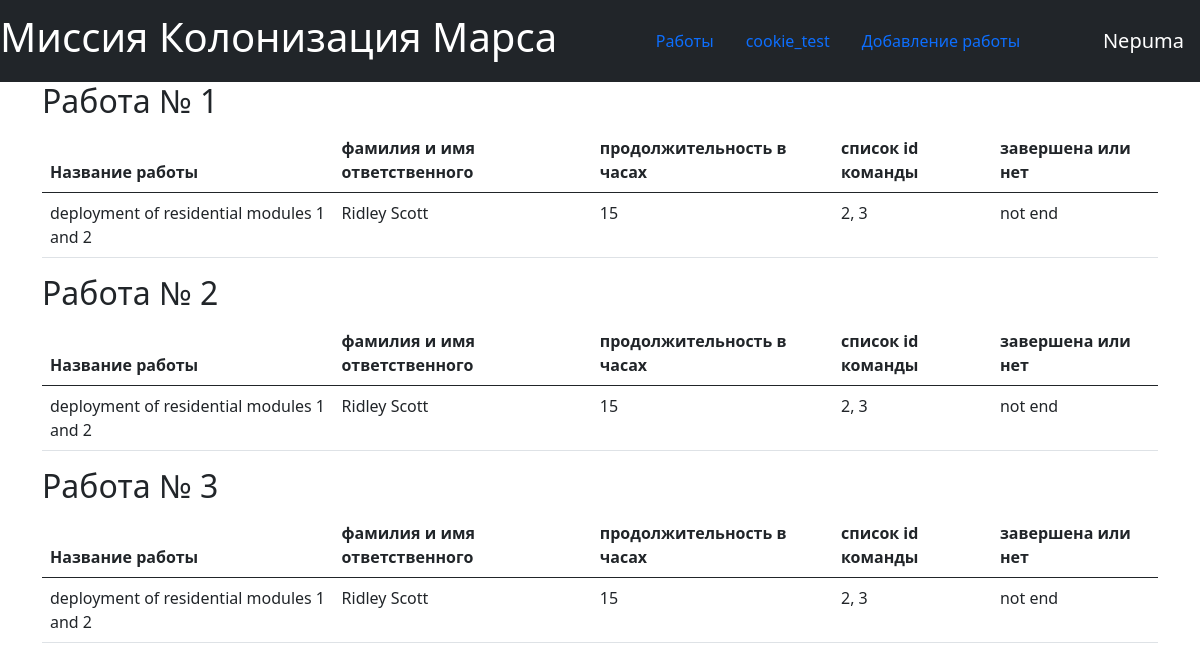
Before: / (signed in) with the older database file.
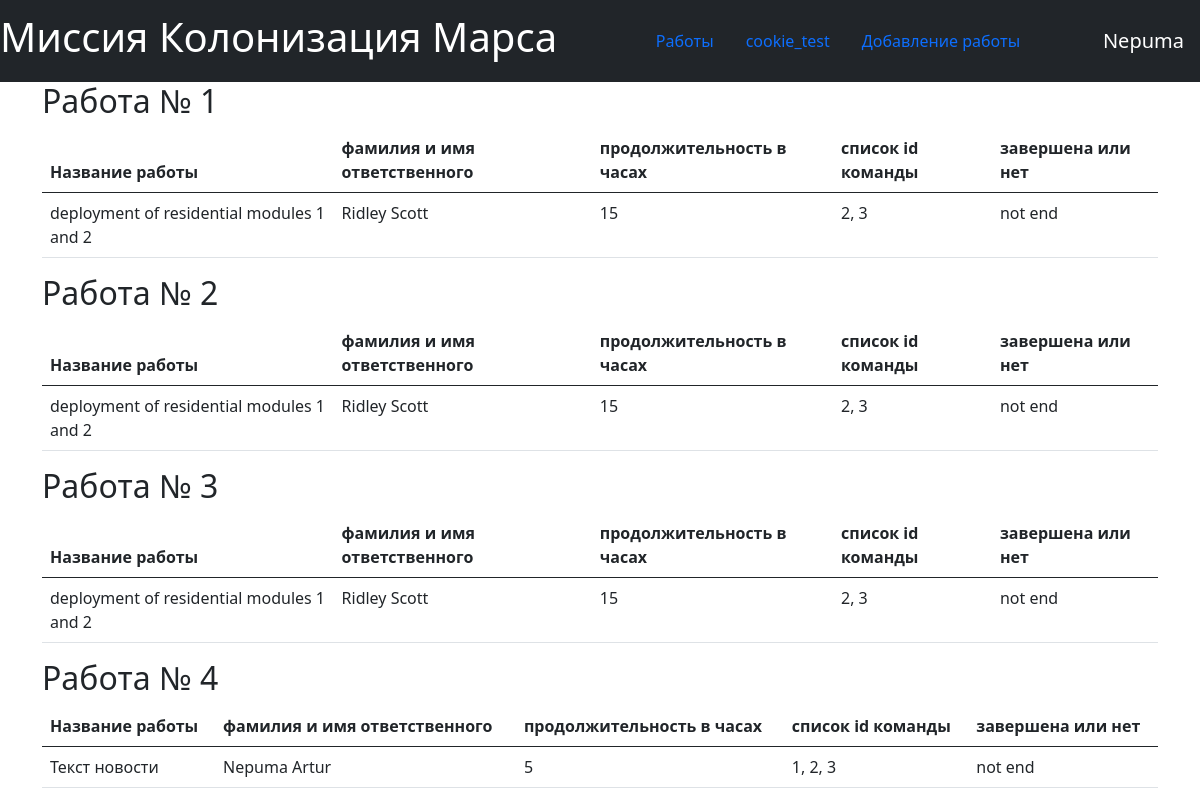
After: the same page with the newer database file.
### data/users.py (models this page shows, shortened)
class User(SqlAlchemyBase, UserMixin, SerializerMixin):
    __tablename__ = 'users'
    id = sqlalchemy.Column(sqlalchemy.Integer,
                           primary_key=True, autoincrement=True)
    surname = sqlalchemy.Column(sqlalchemy.String, nullable=True)
    age = sqlalchemy.Column(sqlalchemy.Integer, nullable=True)
    name = sqlalchemy.Column(sqlalchemy.String, nullable=True)
    position = sqlalchemy.Column(sqlalchemy.String, nullable=True)
    speciality = sqlalchemy.Column(sqlalchemy.String, nullable=True)
    address = sqlalchemy.Column(sqlalchemy.String, nullable=True)
    email = sqlalchemy.Column(sqlalchemy.String,
                              index=True, unique=True, nullable=True)
    hashed_password = sqlalchemy.Column(sqlalchemy.String, nullable=True)
    modified_date = sqlalchemy.Column(sqlalchemy.DateTime, default=datetime.datetime.now)
    jobs = orm.relationship("Jobs", back_populates='user')

### data/jobs.py (models this page shows, shortened)
class Jobs(SqlAlchemyBase, SerializerMixin):
    __tablename__ = 'jobs'
    id = sqlalchemy.Column(sqlalchemy.Integer,primary_key=True, autoincrement=True)
    team_leader = sqlalchemy.Column(sqlalchemy.Integer, sqlalchemy.ForeignKey("users.id"))
    job = sqlalchemy.Column(sqlalchemy.String, nullable=True)
    work_size = sqlalchemy.Column(sqlalchemy.Integer, nullable=True)
    collaborators = sqlalchemy.Column(sqlalchemy.String, nullable=True)
    start_date = sqlalchemy.Column(sqlalchemy.DateTime)
    end_date = sqlalchemy.Column(sqlalchemy.DateTime)
    is_finished = sqlalchemy.Column(sqlalchemy.Boolean, nullable=True)
    user = orm.relationship('User')

### main.py (the view)
@app.route('/')
def table_works():
    if flask_login.current_user.is_authenticated:
        db_session.global_init("db/mars_explorer.db")
        db_sess = db_session.create_session()
        jobs = db_sess.query(Jobs).all()
        return render_template("works.html", jobs=jobs)
    else:
        return redirect("/login")

### data/db_session.py (called while the page is built, shortened)
def global_init(db_file):
    global __factory
    if __factory:
        return

def create_session() -> Session:
    global __factory
    return __factory()

### main.py (called while the page is built)
@login_manager.user_loader
def load_user(user_id):
    db_sess = db_session.create_session()
    return db_sess.get(User, user_id)

### templates/works.html
{% extends "base.html" %}
{% block content %}
{% if current_user.is_authenticated %}
{% for item in jobs%}
<h2> Работа № {{loop.index}}  </h2>
<table class="table">
  <thead>
    <tr>
      <th scope="col">Название работы</th>
      <th scope="col">фамилия и имя ответственного</th>
      <th scope="col">продолжительность в часах</th>
      <th scope="col">список id команды</th>
      <th scope="col">завершена или нет</th>
    </tr>
  </thead>
  <tbody>
    <tr>
      <td>{{ item.job }}</td>
      <td>{{ item.user.name }} {{ item.user.surname }}</td>
      <td>{{ item.work_size }}</td>
      <td>{{ item.collaborators }}</td>
      {% if item.is_finished %}
      <td>end</td>
      {% else %}
      <td>not end</td>
      {% endif %}
    </tr>
  </tbody>
</table>
{% endfor %}
{% endif %}
{% endblock %}

### templates/base.html (shortened to what this page needs)
<!doctype html>
<html lang="en">
<head>
    <link rel="stylesheet"
          href="https://cdn.jsdelivr.net/npm/bootstrap@5.0.0-beta1/dist/css/bootstrap.min.css"
>
</head>
<body>
<header>
    <nav class="navbar navbar-dark bg-dark">
        <a class="navbar-brand" href="/"><h1>Миссия Колонизация Марса</h1></a>
        <ul class="nav">
            <li class="nav-item">
                <a class="nav-link active" aria-current="page" href="/">Работы</a>
            </li>
            <li class="nav-item">
                <a class="nav-link" href="/cookie_test">cookie_test</a>
            </li>
            <li class="nav-item">
                <a class="nav-link" href="/job_add">Добавление работы</a>
            </li>
        </ul>
        {% if current_user.is_authenticated %}
        <a class="navbar-brand" href="/logout">{{ current_user.name }}</a>
        {% else %}
        <p>
            <a class="btn btn-primary " href="/register">Зарегистрироваться</a>
            <a class="btn btn-success" href="/login">Войти</a>
        </p>
        {% endif %}
    </nav>
</header>
<main role="main" class="container">
    {% block content %} {% endblock %}
</main>
</body>
</html>

Changed rows visible on the page:
added Jobs: job "Текст новости", user.name "Nepuma", user.surname "Artur", work_size "5", collaborators "1, 2, 3", is_finished "not end"
